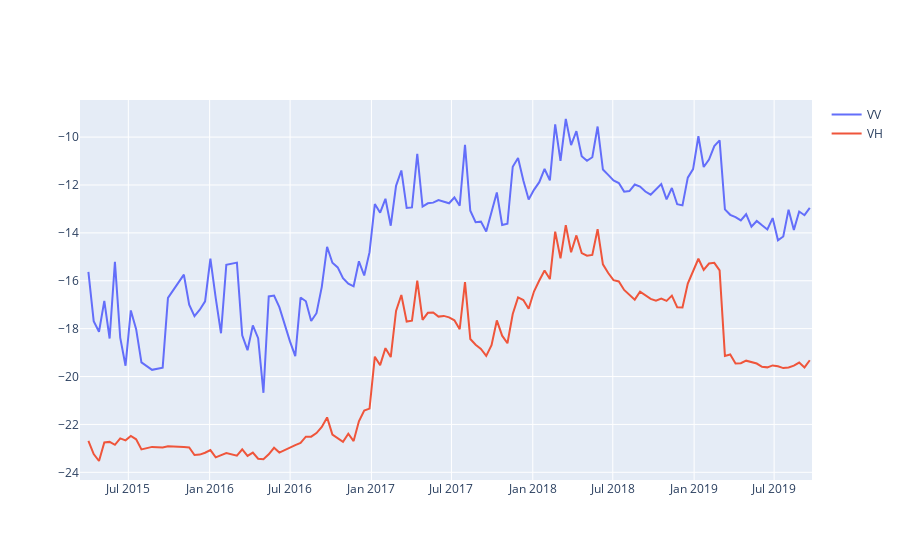

Notebook code cell kept with this figure:
### Code cell
import plotly.graph_objects as go

fig = go.Figure()
fig.add_trace(go.Scatter(x=vvdates, y=vvmeans, connectgaps=True, name="VV", mode='lines'))
fig.add_trace(go.Scatter(x=vhdates, y=vhmeans, connectgaps=True, name="VH", mode='lines'))
fig.show()

### Figure 1 — Plotly figure (JSON) as saved in the notebook; plotly's stock layout.template omitted (floating-point values rounded to 4 significant figures; data arrays with more than 128 entries replaced by an {"elided": "..."} marker saying what was removed)
{"data": [{"connectgaps": true, "mode": "lines", "name": "VV", "type": "scatter", "x": {"elided": "270 str values"}, "y": {"elided": "270 float values"}}, {"connectgaps": true, "mode": "lines", "name": "VH", "type": "scatter", "x": {"elided": "270 str values"}, "y": {"elided": "270 float values"}}], "layout": {}}
